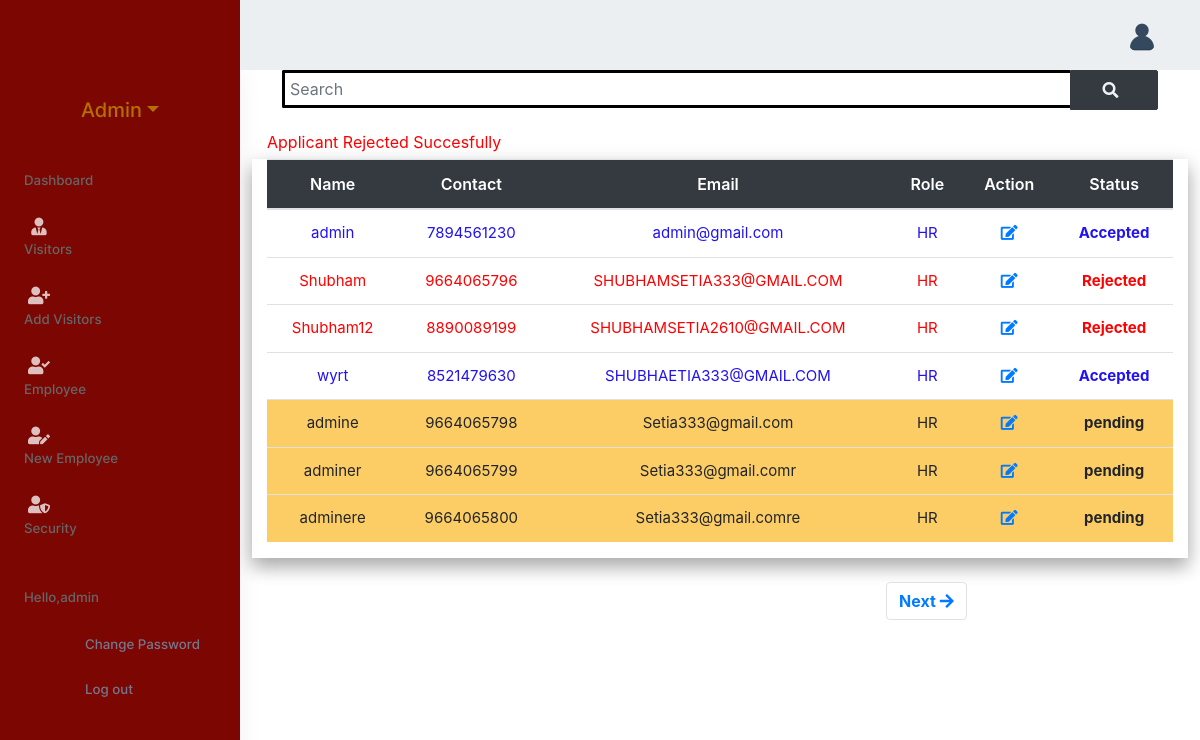
The app's page /RejactApplicants/2 (signed in) with its own data.
### visit/models.py (models this page shows, shortened)
class Applicant(models.Model):
    username=models.CharField(max_length=150,unique = True)
    email=models.EmailField(max_length=150,unique = True)
    firstname=models.CharField(max_length=150)
    lastname=models.CharField(max_length=150)
    id_name=models.CharField(max_length=150)
    id_num=models.CharField(max_length=150)
    contact=models.CharField(max_length=150,unique = True)
    address=models.CharField(max_length=150)
    role=models.CharField(max_length=20,choices=(("HR","HR"),("Security","Security")))
    status = models.CharField(max_length=20,default="pending")

### visit/views.py (the view)
# urls.py: path('RejactApplicants/<int:id>',views.RejactApplicants,name='RejactApplicants'),
@login_required(login_url='/login/')
@permission_required('visit.is_hr')
def RejactApplicants(request,id):
    id=id
    print(id)
    Applicant.objects.filter(pk=id).update(status="Rejected")
    ap=Applicant.objects.get(pk=id)
    u=User.objects.filter()
    j=[]
    for i in u:
        j=str(i.username)
        if ap.username in j:
            u=User.objects.get(username=ap.username)
            u.delete()
    recipent_email=[ap.email,]
    subject="Meeting Rejected"
    messages=(f"Your Applicatition Has Been Rejected")
    email_from=settings.EMAIL_HOST_USER
    send_mail(subject, messages,email_from, recipent_email)
    ap = Applicant.objects.all()
    print("visitors : ", visitors)
    page_number = request.GET.get('page')
    context = pagination(ap, page_number)
    context['error']="Applicant Rejected Succesfully"
    return render(request,'visit/newApplicants.html',context)

### visit/views.py (called while the page is built)
def pagination(visitor, page_number):
    paginator = Paginator(visitor, 7, orphans=1)
    page_obj = paginator.get_page(page_number)
    print("Page Object:", page_obj)
    context = {'page_obj': page_obj}
    return context

### visit/templates/visit/newApplicants.html (shortened to what this page needs)
{% extends 'base1.html' %} {% load static %}
 {% block content %}
{% include 'visit/navbar1.html' %}
<div style="margin-top:0%;">
<div class="container-fluid" >
<div class="card-box">
  <form
    class="form-inline"
    method="GET"
    action="\Applicantsearch"
    id="search_form"
    style="
      margin-top: 3%;
    "
  >
  <div class="container">
  <div class="row emp-profile" >
  <div class="col-md-12" style="display:flex;">
    <input
      class="form-control "
      id="visitorSearchField"
      type="search"
      name="searchText"
      placeholder="Search"
      aria-label="Search"
      style="border-radius: 2px 0px 0px 2px; padding:5px ;width:100%;border:3px black solid;border-style:solid none solid solid;"
    />
    <span style="padding-bottom:20px;width:auto">
          <button type="submit" class="btn btn-dark" style="border-radius: 0px 2px 2px 0px;padding:7px 1.4rem 7px 2rem;">
        <b><i class="fas fa-search ">&nbsp&nbsp&nbsp&nbsp</i></b>
      </button>
      </span>
      </div>
<span style='color:red'>{{error.title}}</span>
      </div>
  </div>
  </form>
<div class="row">
  <div class="col-12" style="overflow-x: auto; box-shadow:0 10px 16px 0 rgba(0,0,0,0.2),0 6px 20px 0 rgba(0,0,0,0.19) !important;">
    <table class="table table-hover">
      <thead class="bg-dark" style="color:white;font-weight:bold">
        <tr class="text-center">
          <th scope="col">Name</th>
          <th scope="col">Contact</th>
          <th scope="col">Email</th>
          <th scope="col">Role</th>
          <th scope="col">Action</th>
          <th scope="col">Status</th>
        </tr>
      </thead>
      <tbody style="font-size: 15px;">
        {% for visitor in page_obj %}
        <tr class="text-center"  {% if visitor.status == "Rejected" %}  style="color:red;" {% elif visitor.status == "Accepted" %} style="color:rgb(33, 18, 243);"{%elif visitor.status == "pending" %} style="background-color: rgb(253, 205, 101);"  {% endif %}>
          <td>{{visitor.username}}</td>
          <td>{{visitor.contact}}</td>
          <td>{{visitor.email}}</td>
          <td>{{visitor.role}}</td>
          <td>
             <a href="{% url 'visit:ApplicantInfo' id=visitor.id %}" ><i class="fas fa-edit"></i></a>
          </td>
          <td><b>{{visitor.status}}</b></td>
        </tr>
        {% endfor %}
      </tbody>
    </table>
  </div></div>
  <br>
<div>
  <nav aria-label="Page navigation example">
    <span style="display:flex;">
      <ul class="pagination mx-auto" style="float:right;">
      {% if page_obj.has_next %}
        <li class="page-item"><a class="page-link" href="?page={{page_obj.next_page_number}}{% if not searchText %}&searchText={%elif searchText%}&searchText={{searchText}}{% endif %}"><b>Next&nbsp<i class="fas fa-arrow-right"></i></b></a></li>
      {% endif%}
    </ul>
    </span>
  </nav>
</div>
  </div>
{% endblock content %}

### visit/templates/visit/sidebar.html (shortened to what this page needs)
{% load static %}
<div class="left-side-menu">
   <div class="slimscroll-menu">
       <div class="user-box text-center">
           <div class="dropdown">
               <a href="#" class="user-name dropdown-toggle h5 mt-2 mb-1 d-block" data-toggle="dropdown"  aria-expanded="false">{{user.username.capitalize}}</a>
           </div>
       </div>
        <div id="sidebar-menu">
            <ul class="metismenu" id="side-menu">
                {%if request.user.is_superuser%}
        <li><a href="{% url 'visit:dashboard' %}" style="dispay:flex;"><i style="color: white;" class="mdi mdi-view-dashboard"></i> <span>Dashboard </span></a></li>
        <li><a href="{% url 'visit:visitor' %}" style="dispay:flex;"><i style="color: white;" class="fas fa-user-tie"></i><span> Visitors </span></a></li>
        <li><a href="{% url 'visit:newvisitor' %}" style="dispay:flex;"><i style="color: white;" class="fas fa-user-plus"></i><span>Add&nbspVisitors</span></a></li>
        <li><a href="{% url 'visit:NewApplicants' %}" style="dispay:flex;"><i style="color: white;" class="fas fa-user-check"></i><span>Employee</span></a></li>
        <li><a href="{% url 'visit:register' %}" style="dispay:flex;"><i style="color: white;" class=" fas fa-user-edit"></i><span>New&nbspEmployee</span></a></li>
         <li><a href="{% url 'visit:security_page' %}" style="dispay:flex;"><i style="color: white;" class=" fas fa-user-shield"></i><span>Security</span></a></li>
          <li>
          <a href="#" style="dispay:flex;">
          <i  style="color: white;"  class="mdi mdi-account-convert"></i>
          <span>Hello,{{user}}</span><span class="menu-arrow"></span>
                    </a>
                    <ul class="nav-second-level" aria-expanded="false">
                        <li><a href="{% url 'visit:changepass' %}"><i  style="color: white;" class="mdi mdi-plus"></i>Change Password</a></li>
                        <li><a href="{% url 'visit:logout' %}"><i  style="color: white;" class="mdi mdi-logout"></i>Log out</a></li>
                    </ul>
                </li>
         {% elif request.user.is_staff and perms.visit.is_Security %}
         <listyle="margin-right: 10px;"><a href="{% url 'visit:security_page' %}"><i  style="color: white;" class="fas fa-user-shield"></i><span>Security Page</span></a></li>
         {% endif %}
            </ul>
        </div>
    </div>
</div>

### static/css/style.css (style rules this page uses)
body { padding: 0; margin: 0; overflow-x: hidden; }
span { color: #666; display: block; padding: 0 0 5px; }
input, textarea { width: 90%; padding: 10px; margin-bottom: 20px; border: 1px solid #1c87c9; outline: none; }

### records on screen
Applicant: username "admin", contact "7894561230", email "admin@gmail.com", role "HR", status "Accepted"
Applicant: username "Shubham", contact "9664065796", email "SHUBHAMSETIA333@GMAIL.COM", role "HR", status "Rejected"
Applicant: username "Shubham12", contact "8890089199", email "SHUBHAMSETIA2610@GMAIL.COM", role "HR", status "Rejected"
Applicant: username "wyrt", contact "8521479630", email "SHUBHAETIA333@GMAIL.COM", role "HR", status "Accepted"
Applicant: username "admine", contact "9664065798", email "Setia333@gmail.com", role "HR", status "pending"
Applicant: username "adminer", contact "9664065799", email "Setia333@gmail.comr", role "HR", status "pending"
Applicant: username "adminere", contact "9664065800", email "Setia333@gmail.comre", role "HR", status "pending"

### other values on screen
{{ user.username.capitalize }} "Admin"
{{ user }} "admin"
{{ error.title }} "Applicant Rejected Succesfully"
